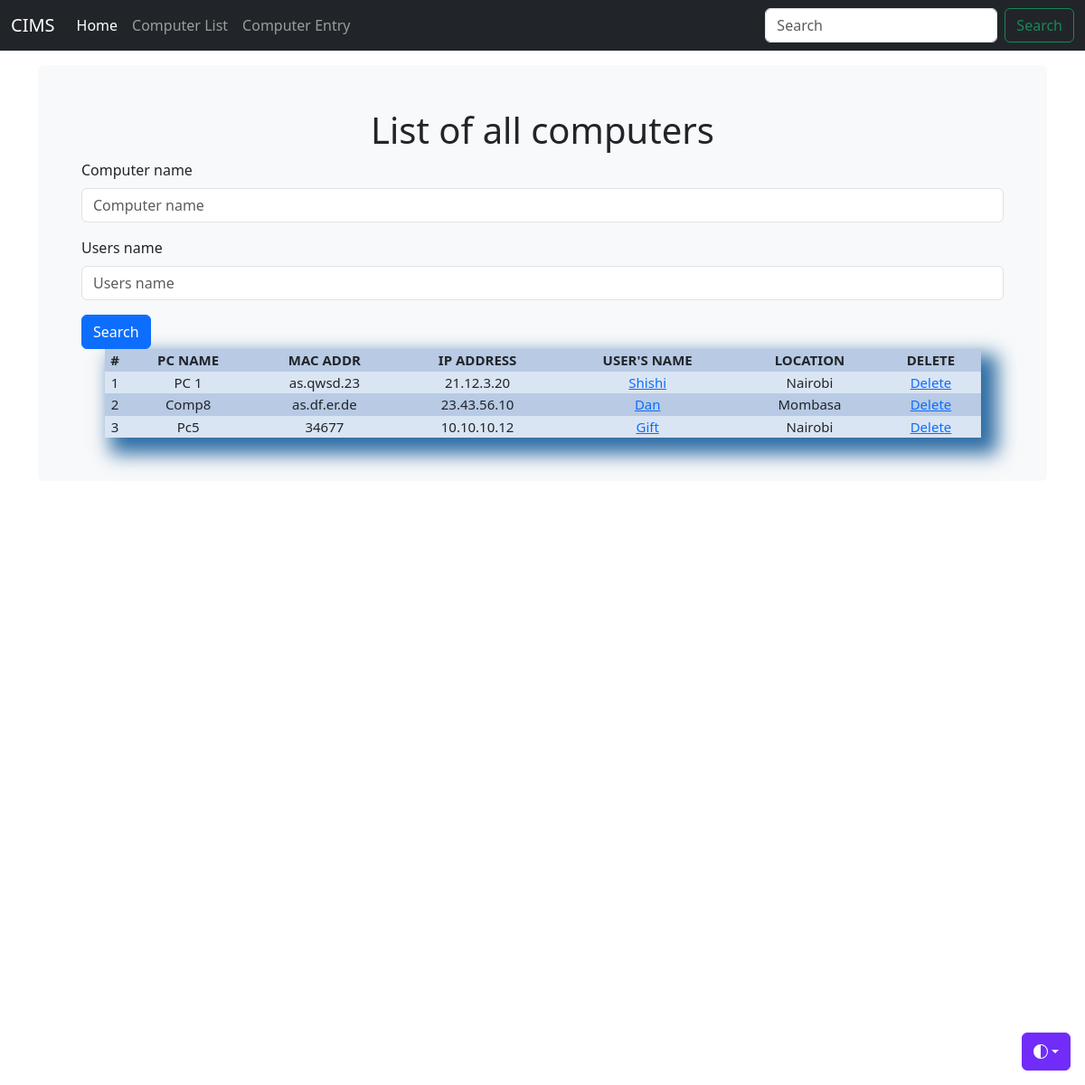
/computer_list/, run on an earlier commit of the app's database.
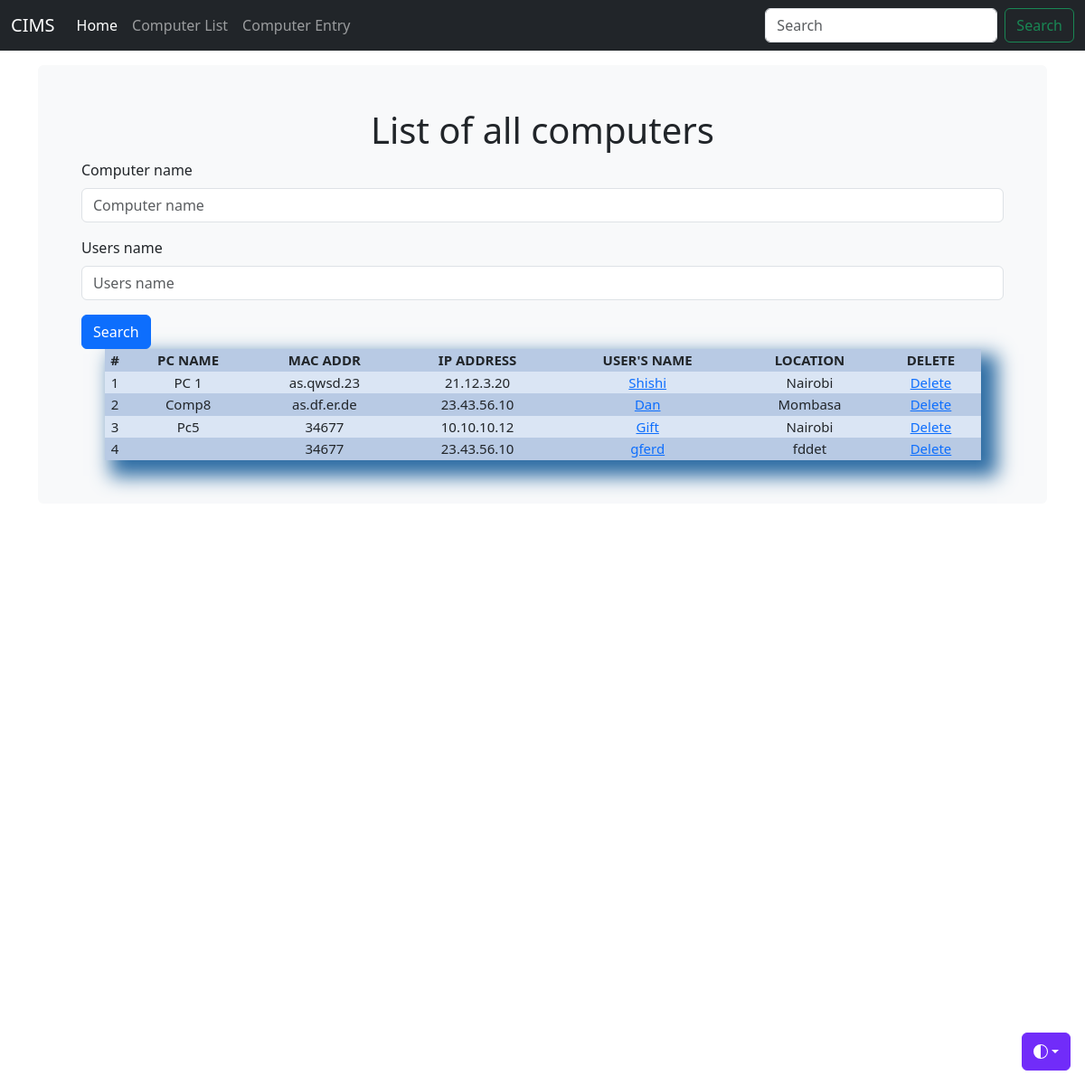
And on a later commit of the database.
### inventoryapp/models.py (models this page shows)
class Computer(models.Model):
    computer_name = models.CharField(max_length=30, blank=True)
    IP_address = models.CharField(max_length=30, blank=True)
    MAC_address = models.CharField(max_length=30, blank=True)
    os_choice = (
            ('Windows 11', 'Windows 11'),
            ('Windows 10', 'Windows 10'),
            ('Windows 8', 'Windows 8'),
            ('Linux', 'Linux'),
        )
    operating_system = models.CharField(max_length=30, blank=True, null=True, choices=os_choice)
    users_name = models.CharField(max_length=30, blank=True)
    location = models.CharField(max_length=30, blank=True)
    purchase_date=models.DateField("Purchase Date(mm/dd/2023)",auto_now_add=False, auto_now=False, blank=True, null=True)
    timestamp=models.DateField(auto_now_add=True, auto_now=False, blank=True)

### inventoryapp/views.py (the view, shortened to what this page needs)
# urls.py: path('computer_list/', computer_list, name='computer_list'),
def computer_list(request):
    title = 'List of all computers'
    queryset = Computer.objects.all()
    form = ComputerSearchForm(request.POST or None)
    context = {
        "title": title,
        "queryset": queryset,
        "form": form,
    }
    return render(request, "computer_list.html", context)

### inventoryapp/forms.py
class ComputerSearchForm(forms.ModelForm):
    class Meta:
        model = Computer
        fields = ['computer_name', 'users_name']

### inventoryapp/templates/computer_list.html (shortened to what this page needs)
{% load static %}
{% load django_bootstrap5 %}
<!DOCTYPE html>
<html lang="en" data-bs-theme="auto">
  <head>
    <link
      rel="stylesheet"
      href="https://cdn.jsdelivr.net/npm/@docsearch/css@3"
    />
    <link
      href="{% static 'css/bootstrap.min.css' %}"
      rel="stylesheet"
    />
    <link href="{% static 'css/stylesheet.css' %}" rel="stylesheet" />
    <link href="{% static 'css/navbar-fixed.css' %}" rel="stylesheet" />
  </head>
  <body>
    <div
      class="dropdown position-fixed bottom-0 end-0 mb-3 me-3 bd-mode-toggle"
    >
      <button
        class="btn btn-bd-primary py-2 dropdown-toggle d-flex align-items-center"
        id="bd-theme"
        type="button"
        aria-expanded="false"
        data-bs-toggle="dropdown"
        aria-label="Toggle theme (auto)"
      >
        <svg class="bi my-1 theme-icon-active" width="1em" height="1em">
          <use href="#circle-half"></use>
        </svg>
      </button>
    </div>
    {% include 'navbar.html' %}
    <main class="container">
      <div class="bg-body-tertiary p-5 rounded">
        <h1 class="title">{{title}}</h1>
        <form method="post" action="">
          {% for field in form %} {% bootstrap_field field %}
          {% endfor %}
          <input class="btn btn-primary" type="submit" value="Search" />
          </form>
        <table>
          <tr>
            <th>#</th>
            <th>PC NAME</th>
            <th>MAC ADDR</th>
            <th>IP ADDRESS</th>
            <th>USER'S NAME</th>
            <th>LOCATION</th>
            <th>DELETE</th>
          </tr>
          {% for instance in queryset %}
          <tr>
            <td>{{forloop.counter}}</td>
            <td>{{instance.computer_name}}</td>
            <td>{{instance.MAC_address}}</td>
            <td>{{instance.IP_address}}</td>
            <td><a href="{% url 'computer_edit' id=instance.id %}"> {{instance.users_name}}</td>
            <td>{{instance.location}}</td>
            <td><a href="{% url 'computer_delete' id=instance.id %}">Delete</a></td>
          </tr>
          {% endfor %}
        </table>
      </div>
    </main>
  </body>
</html>

What changed in the data, as far as the page shows it:
added Computer: MAC_address "34677", IP_address "23.43.56.10", users_name "gferd", location "fddet"
